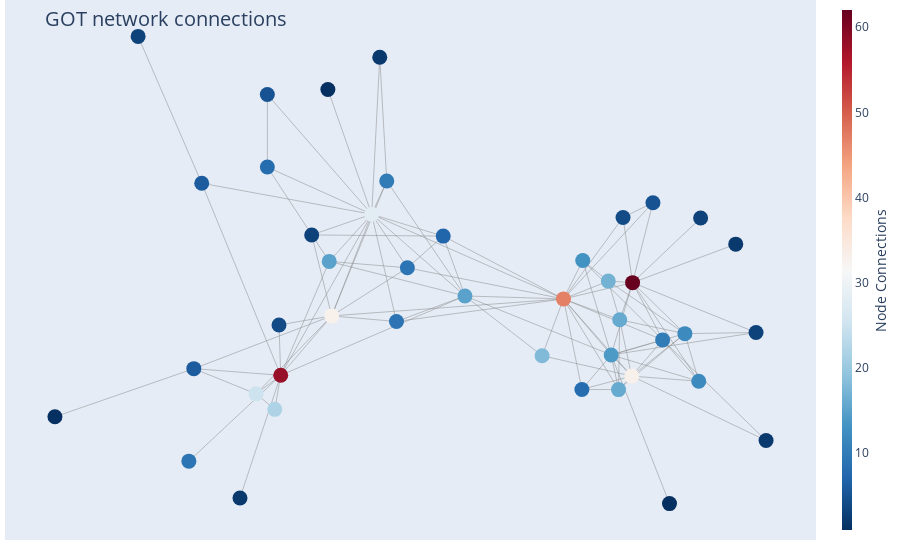

Notebook code for this chart:
### Markdown cell above
## Book 5

### Code cell
draw_plotly_network_graph(Graph_obj = G5, filter = "Yes", filter_nodesbydegree = 50)

### Figure 1 — Plotly figure (JSON) as saved in the notebook; plotly's stock layout.template omitted (floating-point values rounded to 4 significant figures; data arrays with more than 128 entries replaced by an {"elided": "..."} marker saying what was removed)
{"data": [{"hoverinfo": "none", "line": {"color": "#888", "width": 0.5}, "mode": "lines", "type": "scatter", "x": {"elided": "318 float values"}, "y": {"elided": "318 float values"}}, {"hoverinfo": "text", "marker": {"color": [58, 33, 9, 5, 62, 4, 47, 33, 9, 15, 25, 17, 18, 15, 9, 12, 12, 14, 16, 16, 3, 8, 22, 6, 13, 7, 10, 2, 28, 10, 8, 1, 5, 3, 6, 1, 2, 4, 3, 3, 2, 1, 2], "colorbar": {"thickness": 10, "title": {"side": "right", "text": "Node Connections"}, "xanchor": "left"}, "colorscale": [[0, "rgb(103,0,31)"], [0.1, "rgb(178,24,43)"], [0.2, "rgb(214,96,77)"], [0.3, "rgb(244,165,130)"], [0.4, "rgb(253,219,199)"], [0.5, "rgb(247,247,247)"], [0.6, "rgb(209,229,240)"], [0.7, "rgb(146,197,222)"], [0.8, "rgb(67,147,195)"], [0.9, "rgb(33,102,172)"], [1, "rgb(5,48,97)"]], "line": {"width": 0}, "reversescale": true, "showscale": true, "size": 15}, "mode": "markers", "text": ["Daenerys-Targaryen<br /># of connections: 58", "Tyrion-Lannister<br /># of connections: 33", "Tywin-Lannister<br /># of connections: 9", "Aemon-Targaryen-(Maester-Aemon)<br /># of connections: 5", "Jon-Snow<br /># of connections: 62", "Samwell-Tarly<br /># of connections: 4", "Stannis-Baratheon<br /># of connections: 47", "Theon-Greyjoy<br /># of connections: 33", "Victarion-Greyjoy<br /># of connections: 9", "Robert-Baratheon<br /># of connections: 15", "Barristan-Selmy<br /># of connections: 25", "Melisandre<br /># of connections: 17", "Asha-Greyjoy<br /># of connections: 18", "Doran-Martell<br /># of connections: 15", "Myrcella-Baratheon<br /># of connections: 9", "Arya-Stark<br /># of connections: 12", "Bran-Stark<br /># of connections: 12", "Eddard-Stark<br /># of connections: 14", "Mance-Rayder<br /># of connections: 16", "Ramsay-Snow<br /># of connections: 16", "Sansa-Stark<br /># of connections: 3", "Roose-Bolton<br /># of connections: 8", "Hizdahr-zo-Loraq<br /># of connections: 22", "Varys<br /># of connections: 6", "Davos-Seaworth<br /># of connections: 13", "Tommen-Baratheon<br /># of connections: 7", "Robb-Stark<br /># of connections: 10", "Brienne-of-Tarth<br /># of connections: 2", "Cersei-Lannister<br /># of connections: 28", "Jaime-Lannister<br /># of connections: 10", "Gregor-Clegane<br /># of connections: 8", "Catelyn-Stark<br /># of connections: 1", "Ilyn-Payne<br /># of connections: 5", "Joffrey-Baratheon<br /># of connections: 3", "Mace-Tyrell<br /># of connections: 6", "Margaery-Tyrell<br /># of connections: 1", "Drogo<br /># of connections: 2", "Jorah-Mormont<br /># of connections: 4", "Janos-Slynt<br /># of connections: 3", "Pycelle<br /># of connections: 3", "Jeor-Mormont<br /># of connections: 2", "Petyr-Baelish<br /># of connections: 1", "Rodrik-Cassel<br /># of connections: 2"], "type": "scatter", "x": [-0.4412, -0.315, -0.1547, 0.48, 0.4297, 0.406, 0.2587, 0.4275, -0.6685, 0.01483, -0.502, 0.3695, 0.2057, -0.3211, -0.1278, 0.5591, 0.5934, 0.3768, 0.3978, 0.3949, 0.7352, 0.3042, -0.4559, -0.6562, 0.3063, -0.03901, 0.504, -0.1961, -0.216, -0.1788, -0.4743, 0.521, -0.4743, -0.3645, -0.6367, -0.3245, -0.542, -0.4454, 0.5981, -0.7941, 0.685, -1, 0.76], "y": [-0.1843, -0.04621, -0.05929, 0.2167, 0.03097, 0.1825, -0.006831, -0.1861, -0.3837, 9.924e-05, -0.2274, 0.03462, -0.1388, 0.08031, 0.06548, -0.08744, -0.1981, -0.1369, -0.05536, -0.2175, -0.08484, -0.2171, -0.2633, -0.1688, 0.08234, 0.1391, -0.102, 0.5547, 0.1898, 0.2672, 0.2995, -0.4824, 0.468, 0.1418, 0.2619, 0.4796, -0.4691, -0.06734, 0.181, 0.6031, 0.1204, -0.2806, -0.3359]}], "layout": {"annotations": [{"showarrow": false, "text": "", "xref": "paper", "yref": "paper"}], "hovermode": "closest", "margin": {"b": 20, "l": 5, "r": 5, "t": 0}, "showlegend": false, "title": {"font": {"size": 20}, "text": "<br>GOT network connections"}, "xaxis": {"showgrid": false, "showticklabels": false, "zeroline": false}, "yaxis": {"showgrid": false, "showticklabels": false, "zeroline": false}}}
